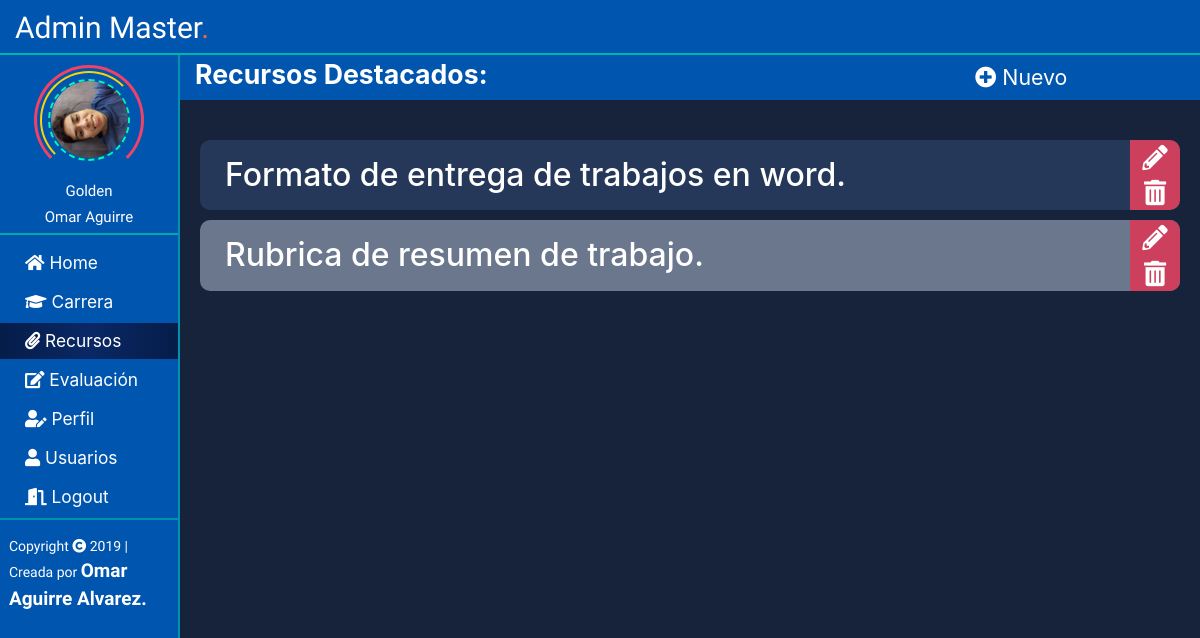
Screenshot of /Gustavo_Virtual/AdminMaster/resources-articles-list (signed in) with the database file from the repository.
### dynamic_page/models.py (models this page shows, shortened)
class Profile(models.Model):
    user = models.OneToOneField(User, unique=True, on_delete = models.CASCADE)
    avatar = models.ImageField(upload_to="img/Avatars-Users", verbose_name="Imagen", blank=True, null=True, default = 'img/Avatars-Users/usuario.png')

class RecursosDestacados(models.Model):
    name = models.CharField(max_length = 200)
    resource = models.FileField(upload_to = "documents/Resource-Relevant", verbose_name = "Recurso")
    typeClass = models.CharField(max_length = 30, choices = RESOUCES_CHOICES, default = 'align-left')

### dynamic_page/views.py (the view)
# urls.py: path('AdminMaster/resources-articles-list', views.AdminResourcesList.as_view(), name= 'admin_Resources_Articles_List'),
class AdminResourcesList(LoginRequiredMixin, ListView):
    model = RecursosDestacados
    context_object_name = 'admin_list'
    template_name = "administration/admin_Resources.html"
    form_class = HomeForm
    success_url = 'admin_Resources_Articles_List'
    paginate_by = 6
    queryset = RecursosDestacados.objects.all()

### dynamic_page/templates/administration/admin_Resources.html (shortened to what this page needs)
{% extends 'admin_generic.html' %}
    {% block recursos-menu %}
    <a href="{% url 'admin_Resources_Articles_List' %}"><li class="active"><i class="fas fa-paperclip"></i> Recursos</li></a>
    {% endblock recursos-menu %}
    {% block menu-content %}
    <div class="bar-btn row">
            <div class="col-9">
                <h1>Recursos Destacados:</h1>
            </div>
            <div class="col-3">
                    <a href="{% url '/add-resource' %}" class="col-2 boton btn-add"><i class="fas fa-plus-circle"></i> <span>Nuevo</span></a>
            </div>
    </div>
    {% endblock menu-content %}
    {% block content %}
        {% if object_list %}
            <div class="row">
            {% for resources in object_list %}
                    <div class="col-12 paragraphs {% cycle 'odd' 'even' %} row">
                        <div class="col-sm item-texto">
                            <p>
                                <h2>{{ resources.name }}</h2>
                            </p>
                        </div>
                        <div class="col-md-auto controls">
                                <a href="{% url 'resource-post-update' resources.id %}" class="ctrl-btn edit"><i class="fas fa-pencil-alt"></i></a>
                                <a href="{% url 'resource-post-delete' resources.id %}" class="ctrl-btn delete boton" id="{{ resources.id }}" data-toggle="modal" data-target="#Modal"><i class="fas fa-trash-alt"></i></a>
                        </div>
                    </div>
            {% endfor %}
            </div>
        {% else %}
                <p>Not Found Resources.</p>
        {% endif %}
    {% endblock content %}
    {% block resources %}
        {% load static %}
    {% endblock resources %}

### dynamic_page/templates/admin_generic.html (shortened to what this page needs)
<!DOCTYPE HTML>
<html>
	<head>
        <link rel="stylesheet" href="https://stackpath.bootstrapcdn.com/bootstrap/4.3.1/css/bootstrap.min.css">
        {% load static %}
        <link rel="stylesheet" href="{% static 'css/fonts.css' %}">
        <link rel="stylesheet" href="{% static 'css/admin-css/admin-style.css' %}">
        <link rel="stylesheet" href="{% static 'css/admin-css/admin-side-bar.css' %}">
        <link rel="stylesheet" href="{% static 'css/admin-css/admin-forms.css' %}">
        <link rel="stylesheet" href="{% static 'css/paragraph.css' %}">
	    <link rel="stylesheet" href="https://use.fontawesome.com/releases/v5.4.2/css/all.css">
    </head>
	<body class="landing">
        {% block header %}
        <header id="header">
            <div class="user">
                <div class="superpose">
                        <img src="{{user.profile.avatar.url}}" alt="User.jpg">
                </div>
                <div class="info-user">
                        <h1>{{ user.username }}</h1>
                        <h1>{{ user.first_name}} {{ user.last_name}}</h1>
                </div>
            </div>
            <div class="menu">
                <ul class="lista-menu">
                    {% block links-menu %}
                        {% block home-menu %}
                        <a href="{% url 'admin_Home_Articles_List' %}"><li><i class="fas fa-home"></i> Home</li><div class="box-active"></div></a>
                        {% endblock home-menu %}
                        {% block carrera-menu %}
                        <a href="{% url 'admin_Carrer_Articles_List' %}"><li><i class="fas fa-graduation-cap"></i> Carrera</li></a>
                        {% endblock carrera-menu %}
                        {% block recursos-menu %}{% endblock recursos-menu %}
                        {% block evaluacion-menu %}
                        <a href="{% url 'admin_Evaluation_Articles_List' %}"><li><i class="fas fa-edit"></i> Evaluación</li></a>
                        {% endblock evaluacion-menu %}
                        {% block editUser-menu %}
                        <a href="{% url 'edit-user' %}"><li><i class="fas fa-user-edit"></i> Perfil</li></a>
                        {% endblock editUser-menu %}
                    {% if request.user.is_staff %}
                        {% block createUser-menu %}
                        <a href="{% url 'admin_User_List' %}"><li><i class="fas fa-user"></i> Usuarios</li></a>
                        {% endblock createUser-menu %}
                    {% endif %}
                        <a href="{% url 'logout' %}"><li><i class="fas fa-door-open"></i> Logout</li></a>
                    {% endblock links-menu %}
                </ul>
                <div class="copyright">Copyright <i class="fas fa-copyright"></i> 2019 | Creada por <span>Omar Aguirre Alvarez.</span></div>
            </div>
        </header>
        <div class="headBar">
            <div class="side-bar">
                <a href="#" id="logo">
                    Admin Master<span>.</span>
                </a>
            </div>
        </div>
        {% endblock header %}
	<div class="blockContent">
        {% block menu-content %}{% endblock menu-content %}
        <div class="contentGod">
        {% block content %}{% endblock content %}
        </div>
	</div>
            {% load static %}
	</body>
</html>

### dynamic_page/static/css/admin-css/admin-style.css (style rules this page uses)
body, * { margin: 0; padding: 0; }
.blockContent { width: 85%; height: auto; min-height: 100%; background: transparent; margin-left: 15%; position: absolute; margin-top: 55px; background: #17223b; }
.contentGod { width: 100%; height: auto; min-height: 100%; position: absolute; background: #17223b; color: #fff; overflow: hidden; padding: 35px; background: #17223b; }
.item-texto { padding: 0 25px; }
.paragraphs { border-radius: 10px; margin: 5px 0; padding: 0; overflow: hidden; }
.odd { background: #263859; }
.even { background: #6b778d; }
.bar-btn { width: 100%; min-height: 45px; height: auto; background: rgba(0, 85, 175); position: relative; margin: auto; color: #fff; display: flex; justify-content: center; align-items: center; }
.bar-btn h1 { font-size: 20pt; font-weight: bold; }
.controls { background: #cc405e; width: 50px; text-align: center; padding: 0; color: #fff; border-radius: 0; }
.ctrl-btn { display: flex; justify-content: center; align-items: center; height: 50%; width: 100%; color: #fff; font-size: 19pt; }
.info-user { font-family: 'Righteous', cursive; }
.copyright { width: 90%; margin: auto; font-size: 14px; font-family: 'Righteous', cursive; color: #fff; }
.copyright span { font-size: 19px; font-family: 'Dancing Script', cursive; font-weight: bold; }

### dynamic_page/static/css/admin-css/admin-side-bar.css (style rules this page uses)
.side-bar { color: #fff; font-size: 30px; margin: 5px 15px; }
.side-bar a { color: #fff; font-size: 30px; font-family: 'Righteous', cursive; }
.side-bar a span { color: #ff6337; }
#logo { float: left; }
header { margin-top: 55px; width: 15%; min-width: 100px; height: 100%; position: fixed; background: rgba(0, 85, 175); border-right: solid 2px #00faab5e; box-shadow: 30px 0px 40px #ee426767; }
.headBar { width: 100%; height: 55px; position: fixed; background: rgba(0, 85, 175); border-bottom: solid 2px #00faab93; position: fixed; z-index: 2; }
.user { height: 180px; padding-top: 10px; background: transparent; border-bottom: solid 2px #00faab83; overflow: hidden; }
.superpose { height: 77px; width: 77px; margin: auto; border-radius: 50%; transform: translateY(-94px); }
.superpose img { width: 100%; border-radius: 50%; }
.info-user { background: transparent; position: relative; height: auto; width: 150px; margin-top: 5px; color: #ffff; text-align: center; transform: translateY(-70px); margin: auto; }
.info-user h1 { font-size: 15px; }
.menu { margin-top: 10px; height: 100%; width: 100%; }
.lista-menu { width: 100%; background: transparent; border-bottom: solid 2px #00faab5e; }
.lista-menu li { list-style: none; color: #fff; margin: 3px 0px; padding: 5px 10px; padding-left: 25px; }
.lista-menu a { font-size: 13pt; overflow: hidden; }
.lista-menu .active { background: linear-gradient(to right, #061d49, #092866, #061d49); }
@media screen and (min-width:810px ) { header { left: 0; width: 15%; } }

### dynamic_page/static/css/admin-css/admin-forms.css (style rules this page uses)
.boton { padding: 2px 15px; border-radius: 5px; }
.btn-add { color: #fff; background: transparent; font-size: 16pt; transition: ease 0.1s; height: 100%; }

### rows the page displays
RecursosDestacados: name "Formato de entrega de trabajos en word."
RecursosDestacados: name "Rubrica de resumen de trabajo."

### other values shown
{{ user.username }} "Golden"
{{ user.first_name }} "Omar"
{{ user.last_name }} "Aguirre"
